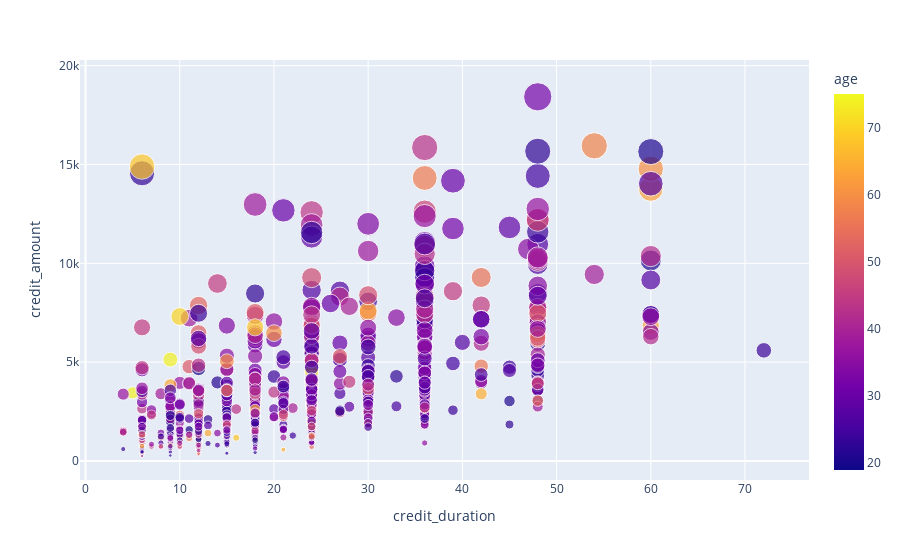

The cell this chart's notebook holds for it:
### Markdown cell above
### Higest Loans amount filtered by age
   - Min vs Max loans per each period --> looking for which loan {duration, amount} is mostly frequent per each age group

### Code cell
row = df[['credit_duration', 'credit_amount', 'age']]

fig = px.scatter(df, x=df['credit_duration'], y=df['credit_amount'], color=df['age'],
                 size=df['credit_amount'], hover_data=[df['credit_duration']])
fig.show()

# Conclusion
# - In average the higest loan amount is taken from ~37 upto ~48 months 
#   by people in age group from 30 upto 45 years

### Figure 1 — Plotly figure (JSON) as saved in the notebook; plotly's stock layout.template omitted (floating-point values rounded to 4 significant figures; data arrays with more than 128 entries replaced by an {"elided": "..."} marker saying what was removed)
{"data": [{"customdata": {"elided": "1000x1 int values"}, "hovertemplate": "credit_duration=%{customdata[0]}<br>credit_amount=%{marker.size}<br>age=%{marker.color}<extra></extra>", "legendgroup": "", "marker": {"color": {"elided": "1000 int values"}, "coloraxis": "coloraxis", "size": {"elided": "1000 int values"}, "sizemode": "area", "sizeref": 46.06, "symbol": "circle"}, "mode": "markers", "name": "", "orientation": "v", "showlegend": false, "type": "scatter", "x": {"elided": "1000 int values"}, "xaxis": "x", "y": {"elided": "1000 int values"}, "yaxis": "y"}], "layout": {"coloraxis": {"colorbar": {"title": {"text": "age"}}, "colorscale": [[0, "#0d0887"], [0.1111, "#46039f"], [0.2222, "#7201a8"], [0.3333, "#9c179e"], [0.4444, "#bd3786"], [0.5556, "#d8576b"], [0.6667, "#ed7953"], [0.7778, "#fb9f3a"], [0.8889, "#fdca26"], [1, "#f0f921"]]}, "legend": {"itemsizing": "constant", "tracegroupgap": 0}, "margin": {"t": 60}, "xaxis": {"anchor": "y", "domain": [0, 1], "title": {"text": "credit_duration"}}, "yaxis": {"anchor": "x", "domain": [0, 1], "title": {"text": "credit_amount"}}}}
